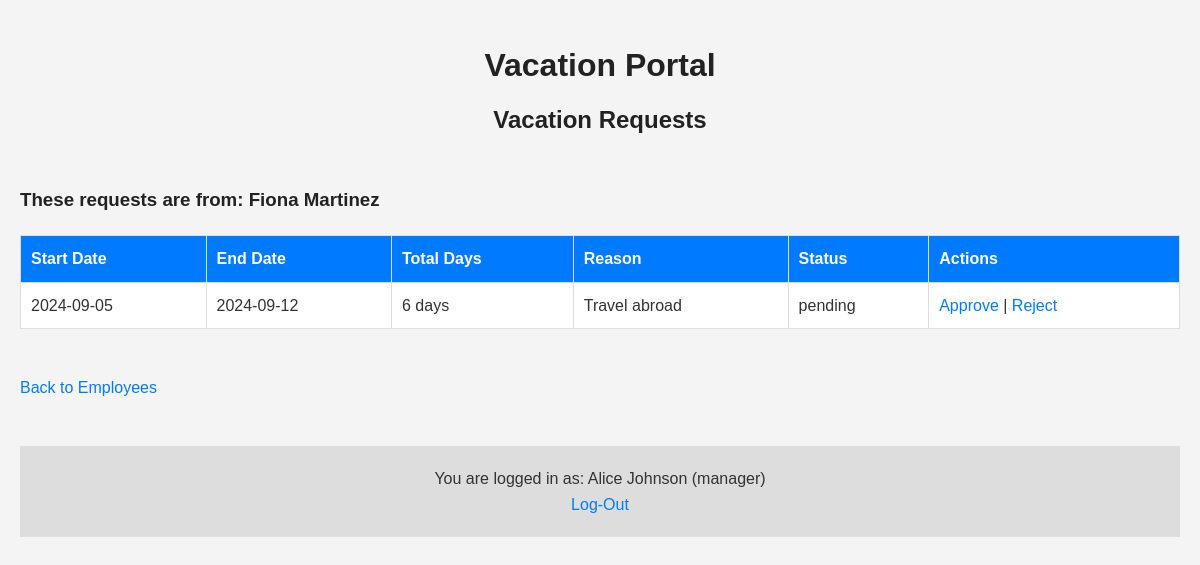
Before: /manageRequestsForm.php?employee_code=1010106 (signed in) with the older database file.
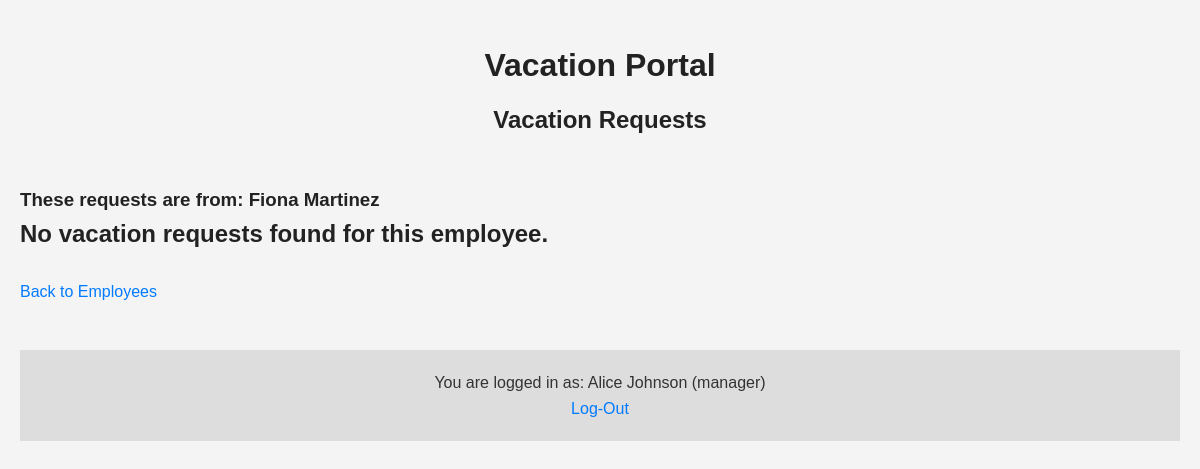
After: the same page with the newer database file.
### tables this page shows
CREATE TABLE `requests` (
  `id` int(11) NOT NULL AUTO_INCREMENT,
  `employee_code` int(11) NOT NULL,
  `start_date` date NOT NULL,
  `end_date` date NOT NULL,
  `reason` text NOT NULL,
  `status` enum('pending','approved','rejected') NOT NULL,
  `submitted_date` datetime DEFAULT CURRENT_TIMESTAMP,
  PRIMARY KEY (`id`),
  KEY `employee_code` (`employee_code`),
  CONSTRAINT `requests_ibfk_1` FOREIGN KEY (`employee_code`) REFERENCES `users` (`employee_code`) ON DELETE CASCADE
);

### src/utils.php (called while the page is built, shortened)
<?php
function getLoggedInUserInfo() {
    $fullName = htmlspecialchars($_SESSION['user_full_name'], ENT_QUOTES, 'UTF-8');
    $role = htmlspecialchars($_SESSION['user_role'], ENT_QUOTES, 'UTF-8');
    return "You are logged in as: " . $fullName . " (" . $role . ")";
}
function countWeekdays($start_date, $end_date) {
    $start = new DateTime($start_date);
    $end = new DateTime($end_date);
    $interval = new DateInterval('P1D');
    $dateRange = new DatePeriod($start, $interval, $end->modify('+1 day'));
    $weekdayCount = 0;
    foreach ($dateRange as $date) {
        if ($date->format('N') < 6) {
            $weekdayCount++;
        }
    }
    return $weekdayCount;
}
?>

### public/manageRequestsForm.php (the view, shortened to what this page needs)
<?php
include __DIR__ . '/../src/config.php';
include __DIR__ . '/../src/utils.php';
$employee_code = $_GET['employee_code'] ?? null;
$manager_code = $_SESSION['user_employee_code'];
$stmt = $connection->prepare("SELECT full_name FROM users WHERE employee_code = ? AND manager_code = ?");
$stmt->bind_param("ii", $employee_code, $manager_code);
$stmt->execute();
$employee_result = $stmt->get_result();
$employee = $employee_result->fetch_assoc();
$employee_full_name = $employee['full_name'] ?? 'Unknown Employee';
$stmt = $connection->prepare("
    SELECT r.id, r.start_date, r.end_date, r.reason, r.status
    FROM requests r
    JOIN users u ON r.employee_code = u.employee_code
    WHERE r.employee_code = ? AND u.manager_code = ?
");
$stmt->bind_param("ii", $employee_code, $manager_code);
$stmt->execute();
$result = $stmt->get_result();
?>
<!DOCTYPE html>
<html lang="en">
<head>
</head>
<body>
    <div class="main-title">
        <h1>Vacation Portal</h1>
        <h2>Vacation Requests</h2>
    </div>
    <br>
    <h3>These requests are from: <?php echo htmlspecialchars($employee_full_name); ?></h3>
    <?php if ($result->num_rows === 0): ?>
        <h2>No vacation requests found for this employee.</h2>
    <?php else: ?>
        <table border="1">
            <tr>
                <th>Start Date</th>
                <th>End Date</th>
                <th>Total Days</th>
                <th>Reason</th>
                <th>Status</th>
                <th>Actions</th>
            </tr>
            <?php while ($row = $result->fetch_assoc()): ?>
            <tr>
                <td><?php echo htmlspecialchars($row['start_date']); ?></td>
                <td><?php echo htmlspecialchars($row['end_date']); ?></td>
                <td><?php echo countWeekdays($row['start_date'], $row['end_date']) . " days"; ?></td>
                <td><?php echo htmlspecialchars($row['reason']); ?></td>
                <td><?php echo htmlspecialchars($row['status']); ?></td>
                <td>
                    <?php if ($row['status'] === 'pending'): ?>
                        <a href="manageRequests.php?id=<?php echo $row['id']; ?>&action=approved">Approve</a> |
                        <a href="manageRequests.php?id=<?php echo $row['id']; ?>&action=rejected">Reject</a>
                    <?php else: ?>
                        <em>No Actions Available</em>
                    <?php endif; ?>
                </td>
            </tr>
            <?php endwhile; ?>
        </table>
    <?php endif; ?>
    <br>
    <a href="manageUsersForm.php">Back to Employees</a>
    <br>
    <br>
    <footer>
        <div class="logout">
            <p><?php echo getLoggedInUserInfo(); ?></p>
            <a href="logout.php">Log-Out</a>
        </div>
    </footer>
</body>
</html>

Changed rows visible on the page:
removed requests: start_date "2024-09-05", end_date "2024-09-12", countWeekdays($row['start_date'], $row['end_date']) "6", reason "Travel abroad", status "pending"
Other visible differences:
text no longer shown: "Start Date End Date Total Days Reason Status Actions"
text now shown: "No vacation requests found for this employee."
